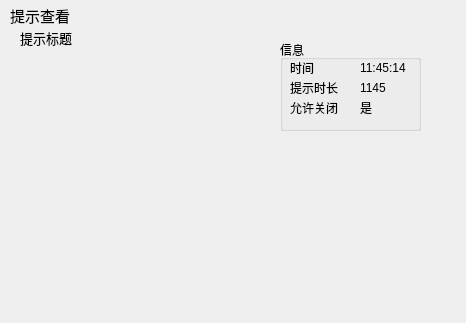
<?xml version="1.0" encoding="UTF-8"?>
<ui version="4.0">
 <class>widget</class>
 <widget class="QWidget" name="widget">
  <property name="geometry">
   <rect>
    <x>0</x>
    <y>0</y>
    <width>466</width>
    <height>323</height>
   </rect>
  </property>
  <property name="windowTitle">
   <string>消息查看</string>
  </property>
  <widget class="QLabel" name="label">
   <property name="geometry">
    <rect>
     <x>10</x>
     <y>0</y>
     <width>101</width>
     <height>31</height>
    </rect>
   </property>
   <property name="font">
    <font>
     <pointsize>11</pointsize>
    </font>
   </property>
   <property name="text">
    <string>提示查看</string>
   </property>
  </widget>
  <widget class="QTextBrowser" name="textBrowser">
   <property name="geometry">
    <rect>
     <x>20</x>
     <y>140</y>
     <width>411</width>
     <height>151</height>
    </rect>
   </property>
   <property name="styleSheet">
    <string notr="true">background: transparent; border: 1px</string>
   </property>
  </widget>
  <widget class="QGroupBox" name="groupBox">
   <property name="geometry">
    <rect>
     <x>280</x>
     <y>40</y>
     <width>141</width>
     <height>91</height>
    </rect>
   </property>
   <property name="title">
    <string>信息</string>
   </property>
   <widget class="QLabel" name="label_2">
    <property name="geometry">
     <rect>
      <x>10</x>
      <y>20</y>
      <width>31</width>
      <height>16</height>
     </rect>
    </property>
    <property name="text">
     <string>时间</string>
    </property>
   </widget>
   <widget class="QLabel" name="label_4">
    <property name="geometry">
     <rect>
      <x>80</x>
      <y>20</y>
      <width>61</width>
      <height>16</height>
     </rect>
    </property>
    <property name="text">
     <string>11:45:14</string>
    </property>
   </widget>
   <widget class="QLabel" name="label_5">
    <property name="geometry">
     <rect>
      <x>10</x>
      <y>40</y>
      <width>51</width>
      <height>16</height>
     </rect>
    </property>
    <property name="text">
     <string>提示时长</string>
    </property>
   </widget>
   <widget class="QLabel" name="label_6">
    <property name="geometry">
     <rect>
      <x>80</x>
      <y>40</y>
      <width>61</width>
      <height>16</height>
     </rect>
    </property>
    <property name="text">
     <string>1145</string>
    </property>
   </widget>
   <widget class="QLabel" name="label_7">
    <property name="geometry">
     <rect>
      <x>10</x>
      <y>60</y>
      <width>51</width>
      <height>16</height>
     </rect>
    </property>
    <property name="text">
     <string>允许关闭</string>
    </property>
   </widget>
   <widget class="QLabel" name="label_8">
    <property name="geometry">
     <rect>
      <x>80</x>
      <y>60</y>
      <width>51</width>
      <height>16</height>
     </rect>
    </property>
    <property name="text">
     <string>是</string>
    </property>
   </widget>
  </widget>
  <widget class="QLabel" name="label_3">
   <property name="geometry">
    <rect>
     <x>20</x>
     <y>30</y>
     <width>54</width>
     <height>16</height>
    </rect>
   </property>
   <property name="font">
    <font>
     <pointsize>10</pointsize>
    </font>
   </property>
   <property name="text">
    <string>提示标题</string>
   </property>
  </widget>
  <widget class="QTextBrowser" name="textBrowser_2">
   <property name="geometry">
    <rect>
     <x>20</x>
     <y>60</y>
     <width>231</width>
     <height>71</height>
    </rect>
   </property>
   <property name="styleSheet">
    <string notr="true">background: transparent; border: 1px</string>
   </property>
  </widget>
 </widget>
 <resources/>
 <connections/>
</ui>
